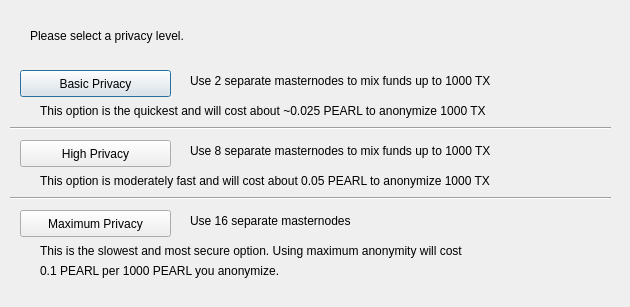
<?xml version="1.0" encoding="UTF-8"?>
<ui version="4.0">
 <class>DarksendConfig</class>
 <widget class="QDialog" name="DarksendConfig">
  <property name="geometry">
   <rect>
    <x>0</x>
    <y>0</y>
    <width>630</width>
    <height>307</height>
   </rect>
  </property>
  <property name="windowTitle">
   <string>Configure Darksend</string>
  </property>
  <widget class="QPushButton" name="buttonBasic">
   <property name="geometry">
    <rect>
     <x>20</x>
     <y>70</y>
     <width>151</width>
     <height>27</height>
    </rect>
   </property>
   <property name="text">
    <string>Basic Privacy</string>
   </property>
  </widget>
  <widget class="QPushButton" name="buttonHigh">
   <property name="geometry">
    <rect>
     <x>20</x>
     <y>140</y>
     <width>151</width>
     <height>27</height>
    </rect>
   </property>
   <property name="text">
    <string>High Privacy</string>
   </property>
  </widget>
  <widget class="QPushButton" name="buttonMax">
   <property name="geometry">
    <rect>
     <x>20</x>
     <y>210</y>
     <width>151</width>
     <height>27</height>
    </rect>
   </property>
   <property name="text">
    <string>Maximum Privacy</string>
   </property>
  </widget>
  <widget class="QLabel" name="label">
   <property name="geometry">
    <rect>
     <x>30</x>
     <y>20</y>
     <width>571</width>
     <height>31</height>
    </rect>
   </property>
   <property name="text">
    <string>Please select a privacy level.</string>
   </property>
  </widget>
  <widget class="QLabel" name="label_2">
   <property name="geometry">
    <rect>
     <x>190</x>
     <y>70</y>
     <width>421</width>
     <height>21</height>
    </rect>
   </property>
   <property name="text">
    <string>Use 2 separate masternodes to mix funds up to 1000 TX</string>
   </property>
  </widget>
  <widget class="QLabel" name="label_3">
   <property name="geometry">
    <rect>
     <x>190</x>
     <y>140</y>
     <width>411</width>
     <height>21</height>
    </rect>
   </property>
   <property name="text">
    <string>Use 8 separate masternodes to mix funds up to 1000 TX</string>
   </property>
  </widget>
  <widget class="QLabel" name="label_4">
   <property name="geometry">
    <rect>
     <x>190</x>
     <y>210</y>
     <width>421</width>
     <height>21</height>
    </rect>
   </property>
   <property name="text">
    <string>Use 16 separate masternodes</string>
   </property>
  </widget>
  <widget class="QLabel" name="label_6">
   <property name="geometry">
    <rect>
     <x>40</x>
     <y>100</y>
     <width>561</width>
     <height>21</height>
    </rect>
   </property>
   <property name="text">
    <string>This option is the quickest and will cost about ~0.025 PEARL to anonymize 1000 TX</string>
   </property>
  </widget>
  <widget class="QLabel" name="label_7">
   <property name="geometry">
    <rect>
     <x>40</x>
     <y>170</y>
     <width>561</width>
     <height>21</height>
    </rect>
   </property>
   <property name="text">
    <string>This option is moderately fast and will cost about 0.05 PEARL to anonymize 1000 TX</string>
   </property>
  </widget>
  <widget class="QLabel" name="label_8">
   <property name="geometry">
    <rect>
     <x>40</x>
     <y>240</y>
     <width>561</width>
     <height>21</height>
    </rect>
   </property>
   <property name="text">
    <string>This is the slowest and most secure option. Using maximum anonymity will cost</string>
   </property>
  </widget>
  <widget class="QLabel" name="label_9">
   <property name="geometry">
    <rect>
     <x>40</x>
     <y>260</y>
     <width>561</width>
     <height>21</height>
    </rect>
   </property>
   <property name="text">
    <string>0.1 PEARL per 1000 PEARL you anonymize.</string>
   </property>
  </widget>
  <widget class="Line" name="line">
   <property name="geometry">
    <rect>
     <x>10</x>
     <y>120</y>
     <width>601</width>
     <height>16</height>
    </rect>
   </property>
   <property name="orientation">
    <enum>Qt::Horizontal</enum>
   </property>
  </widget>
  <widget class="Line" name="line_2">
   <property name="geometry">
    <rect>
     <x>10</x>
     <y>190</y>
     <width>601</width>
     <height>16</height>
    </rect>
   </property>
   <property name="orientation">
    <enum>Qt::Horizontal</enum>
   </property>
  </widget>
 </widget>
 <resources/>
 <connections/>
</ui>
